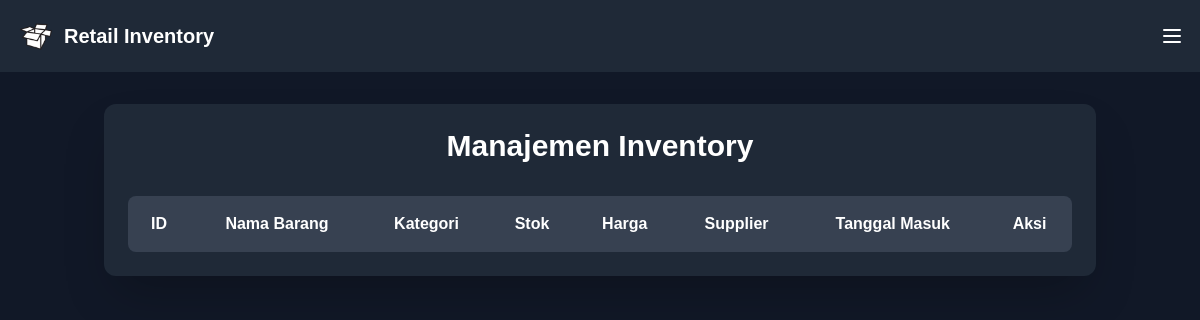
The page /pages/Admin/manage_inventory.php (signed in) on the database as committed earlier.
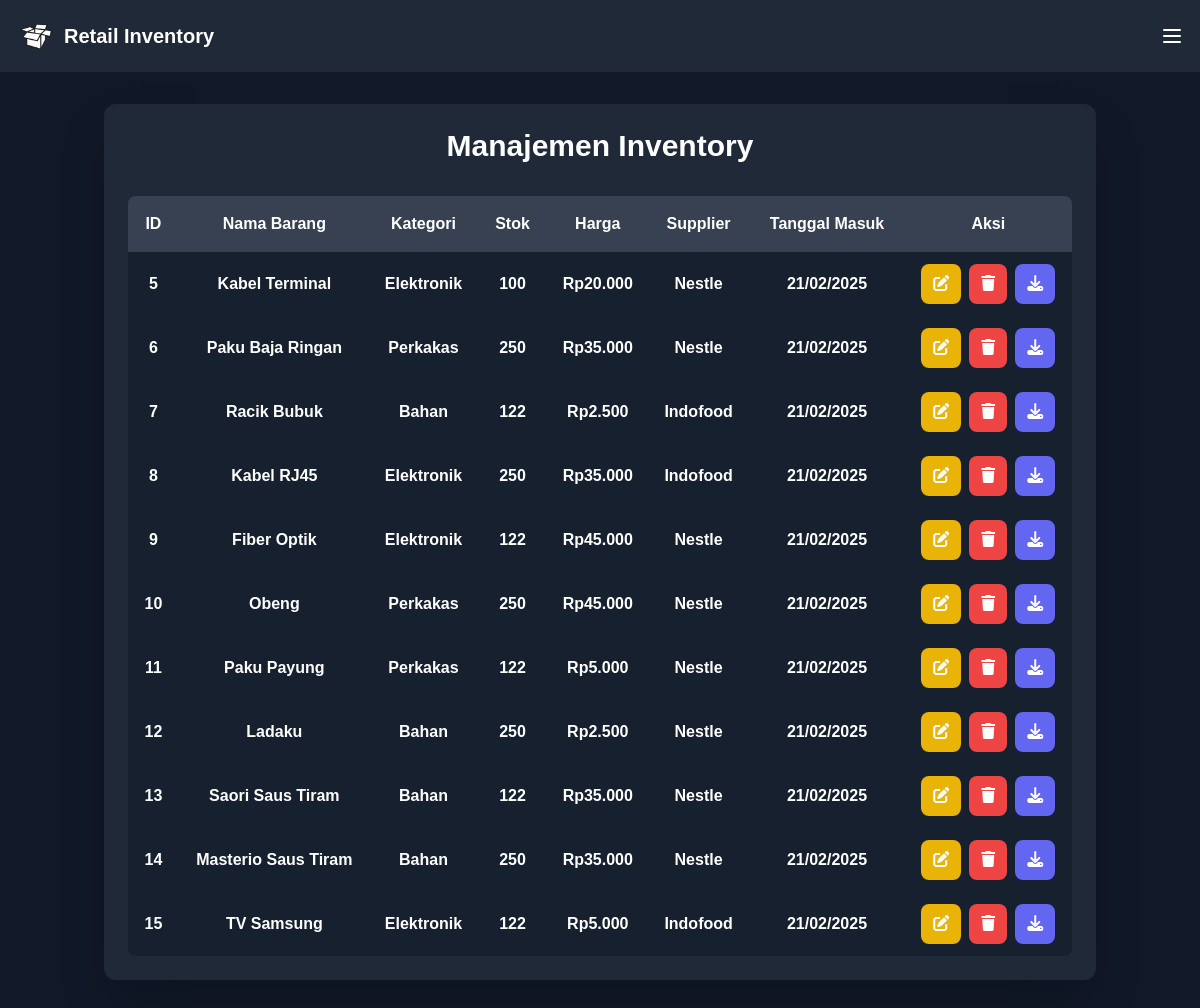
The same page on the database as committed later.
### tables this page shows
CREATE TABLE `inventory` (
  `id` int NOT NULL,
  `nama_barang` varchar(255) NOT NULL,
  `kategori` varchar(100) NOT NULL,
  `stok` int NOT NULL,
  `harga` decimal(10,2) NOT NULL,
  `supplier` varchar(255) NOT NULL,
  `tanggal_masuk` date NOT NULL DEFAULT (curdate())
);

### pages/Admin/manage_inventory.php (the view, shortened to what this page needs)
<?php
require_once '../../includes/connect.php';
$query = "SELECT * FROM inventory";
$result = $conn->query($query);
$items = $result->fetch_all(MYSQLI_ASSOC);
?>
<!DOCTYPE html>
<html lang="id">
<head>
  <script src="https://cdn.tailwindcss.com"></script>
  <link rel="stylesheet" href="https://cdn.datatables.net/1.13.6/css/jquery.dataTables.min.css">
  <link rel="stylesheet" href="https://cdn.datatables.net/buttons/2.4.1/css/buttons.dataTables.min.css">
  <link rel="stylesheet" href="https://cdnjs.cloudflare.com/ajax/libs/font-awesome/6.4.0/css/all.min.css">
</head>
<body class="bg-gray-900 text-white min-h-screen">
  <?php include '../../includes/header.php'; ?>
  <div class="container mx-auto px-4 py-8">
    <div class="bg-gray-800 rounded-xl p-6 shadow-2xl">
      <h1 class="text-3xl font-bold mb-8 text-center">Manajemen Inventory</h1>
      <div class="overflow-x-auto rounded-lg">
        <table id="inventoryTable" class="w-full">
          <thead class="bg-gray-700">
            <tr>
              <th class="p-4 text-center">ID</th>
              <th class="p-4 text-center">Nama Barang</th>
              <th class="p-4 text-center">Kategori</th>
              <th class="p-4 text-center">Stok</th>
              <th class="p-4 text-center">Harga</th>
              <th class="p-4 text-center">Supplier</th>
              <th class="p-4 text-center">Tanggal Masuk</th>
              <th class="p-4 text-center">Aksi</th>
            </tr>
          </thead>
          <tbody class="bg-gray-900/50">
            <?php foreach ($items as $item): ?>
              <tr class="<?= $item['stok'] < 10 ? 'bg-red-900/20' : '' ?> hover:bg-gray-700/50 transition-colors">
                <td class="p-3 text-center"><?= $item['id'] ?></td>
                <td class="p-3 text-center"><?= htmlspecialchars($item['nama_barang']) ?></td>
                <td class="p-3 text-center"><?= htmlspecialchars($item['kategori']) ?></td>
                <td class="p-3 text-center"><?= $item['stok'] ?></td>
                <td class="p-3 text-center">Rp<?= number_format($item['harga'], 0, ',', '.') ?></td>
                <td class="p-3 text-center"><?= htmlspecialchars($item['supplier']) ?></td>
                <td class="p-3 text-center"><?= date('d/m/Y', strtotime($item['tanggal_masuk'])) ?></td>
                <td class="p-3 text-center">
                  <div class="flex justify-center space-x-2">
                    <button onclick="showEditForm(<?= $item['id'] ?>)"
                      class="bg-yellow-500 hover:bg-yellow-600 px-3 py-2 rounded-lg transition-colors">
                      <i class="fas fa-edit"></i>
                    </button>
                    <button onclick="deleteItem(<?= $item['id'] ?>)"
                      class="bg-red-500 hover:bg-red-600 px-3 py-2 rounded-lg transition-colors">
                      <i class="fas fa-trash"></i>
                    </button>
                    <button id="saveDataBtn" onclick="showSaveOptions()" class="bg-indigo-500 hover:bg-indigo-600 px-3 py-2 rounded-lg transition-color"><i class="fas fa-download"></i></button>
                  </div>
                </td>
              </tr>
            <?php endforeach; ?>
          </tbody>
        </table>
      </div>
    </div>
  </div>
</body>
</html>

### includes/header.php (shortened to what this page needs)
<!DOCTYPE html>
<html lang="en">
<head>
  <link rel="stylesheet" href="https://cdnjs.cloudflare.com/ajax/libs/font-awesome/6.4.0/css/all.min.css">
  <script src="https://unpkg.com/@tailwindcss/browser@4"></script>
  <link rel="stylesheet" href="assets/CSS/font.css">
</head>
<body class="bg-gradient-to-br from-gray-900 via-gray-800 to-black min-h-screen"
      x-data="{ sidebarOpen: false }">
  <nav class="bg-gray-800 p-4 flex justify-between items-center">
    <div class="flex items-center space-x-1">
      <img src="assets/Images/Logo.png" alt="Logo" class="w-10 h-10">
      <span class="text-white font-bold text-xl">Retail Inventory</span>
    </div>
    <button @click="sidebarOpen = !sidebarOpen" class="text-white focus:outline-none">
      <svg class="w-6 h-6" fill="none" stroke="currentColor" viewBox="0 0 24 24">
        <path stroke-linecap="round" stroke-linejoin="round" stroke-width="2"
              d="M4 6h16M4 12h16M4 18h16"/>
      </svg>
    </button>
  </nav>
</body>
</html>

Rows that differ between the two databases and show on the page:
added inventory: id "5", nama_barang "Kabel Terminal", kategori "Elektronik", stok "100", harga "20.000", supplier "Nestle", tanggal_masuk "21/02/2025"
added inventory: id "6", nama_barang "Paku Baja Ringan", kategori "Perkakas", stok "250", harga "35.000", supplier "Nestle", tanggal_masuk "21/02/2025"
added inventory: id "7", nama_barang "Racik Bubuk", kategori "Bahan", stok "122", harga "2.500", supplier "Indofood", tanggal_masuk "21/02/2025"
added inventory: id "8", nama_barang "Kabel RJ45", kategori "Elektronik", stok "250", harga "35.000", supplier "Indofood", tanggal_masuk "21/02/2025"
added inventory: id "9", nama_barang "Fiber Optik", kategori "Elektronik", stok "122", harga "45.000", supplier "Nestle", tanggal_masuk "21/02/2025"
added inventory: id "10", nama_barang "Obeng", kategori "Perkakas", stok "250", harga "45.000", supplier "Nestle", tanggal_masuk "21/02/2025"
added inventory: id "11", nama_barang "Paku Payung", kategori "Perkakas", stok "122", harga "5.000", supplier "Nestle", tanggal_masuk "21/02/2025"
added inventory: id "12", nama_barang "Ladaku", kategori "Bahan", stok "250", harga "2.500", supplier "Nestle", tanggal_masuk "21/02/2025"
added inventory: id "13", nama_barang "Saori Saus Tiram", kategori "Bahan", stok "122", harga "35.000", supplier "Nestle", tanggal_masuk "21/02/2025"
added inventory: id "14", nama_barang "Masterio Saus Tiram", kategori "Bahan", stok "250", harga "35.000", supplier "Nestle", tanggal_masuk "21/02/2025"
added inventory: id "15", nama_barang "TV Samsung", kategori "Elektronik", stok "122", harga "5.000", supplier "Indofood", tanggal_masuk "21/02/2025"
